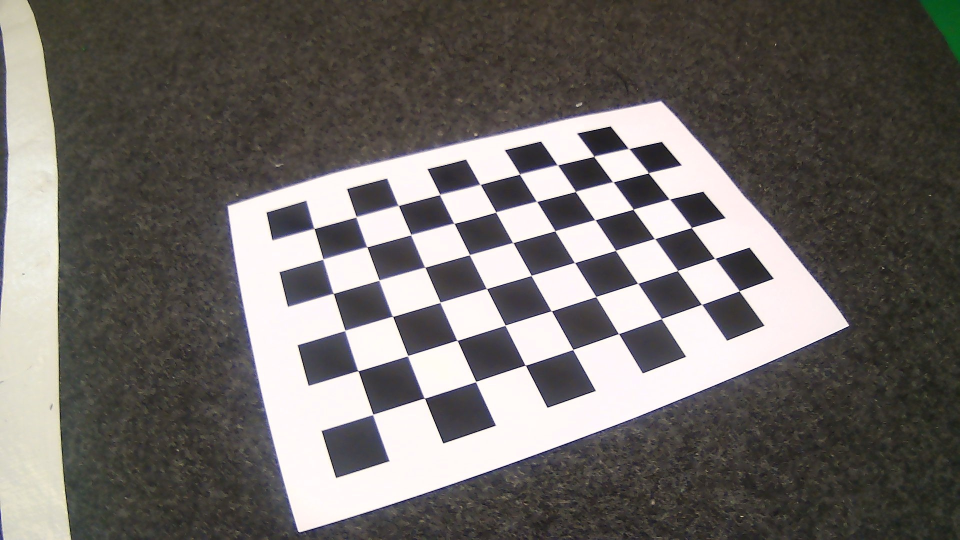
#> input picture images/WIN_20220427_18_40_12_Pro.jpg, 1920 x 1080 px, given in place of the camera (shown at 1/2 size)
$ python Maquina_Estados.py
#> lines starting #> are read from the running program, lines starting #| are printed output that depends on the picture; after the words box and inside, x2 and y2 are one past the last pixel; in counts of white or black regions, pixels touching at a corner belong together; long printed decimals are rounded
import cv2
import numpy as np
import math
import serial
import time
import datetime
#Configs Debug
CAMERA_ON=1
SERIAL_ON=1

#import matplotlib.pyplot as plt
#
#Teste de diferenca dos lados


###################MACROS##############

#Fun
def Get_Filtred_Image():
	ret,frame= cap.read()
	#cv2.imshow('frame3', frame)
	####1- Homografy
	h, status = cv2.findHomography(pts_src, pts_dst)
	im_dst = cv2.warpPerspective(frame, h, (frame.shape[1],frame.shape[0]))
	cv2.imshow('frame4', im_dst)
	#2- HSV2
	hsv = cv2.cvtColor(im_dst, cv2.COLOR_BGR2HSV)
	h,s,v= cv2.split(hsv)
	#cv2.imshow('frameh', h)
	#cv2.imshow('frames', s)
	#cv2.imshow('framev', v)
	#3- Filter (Remove noise)

	ret,thresh1 = cv2.threshold(v,220,255,cv2.THRESH_BINARY)
			#th3 = cv2.adaptiveThreshold(v,255,cv2.ADAPTIVE_THRESH_GAUSSIAN_C, cv2.THRESH_BINARY,21,50)


	thresh1=cv2.fillPoly(thresh1 ,[car_pts],(0))
	#cv2.imshow('Threshold',thresh1)
	opening = cv2.morphologyEx(thresh1, cv2.MORPH_OPEN, open_elem)
	cv2.imshow('frame2', opening)
	return opening ,im_dst


#MACROS RETANGULOS
Max_Rect_area=230
Min_Rect_area=130
MARGEM_RECT=5

# [51 lines left out: function Get_Rectangles_Points, not called in this run]

Max_Passadeira_area=450
Min_Passadeira_area=250
def Get_Rectangles_Points_Passadeira(contours,im_dst):
	Pontos_Final= np.empty((0, 2), int)
	Pontos_Passadeira= np.empty((0, 2), int)
	n=0
	n1=0
	for contour in contours:


		approx = cv2.approxPolyDP(contour, 0.035* cv2.arcLength(contour, True), True)
		#cv2.drawContours(im_dst, [approx], 0, (0, 255,0 ), 3)

		if len(approx) == 4 and cv2.arcLength(contour, True)>Min_Passadeira_area and  cv2.arcLength(contour, True)<Max_Passadeira_area:
			cv2.drawContours(im_dst, [approx], 0, (0, 0, 255), 3)
			# [7 lines of commented-out code are left out]
			x1=int((approx[0][0][0]+approx[1][0][0])/2)
			x2=int((approx[1][0][0]+approx[2][0][0])/2)
			x3=int((approx[2][0][0]+approx[3][0][0])/2)
			x4=int((approx[3][0][0]+approx[0][0][0])/2)
			y1=int((approx[0][0][1]+approx[1][0][1])/2)
			y2=int((approx[1][0][1]+approx[2][0][1])/2)
			y3=int((approx[2][0][1]+approx[3][0][1])/2)
			y4=int((approx[3][0][1]+approx[0][0][1])/2)

			l1=math.sqrt((int(x1)-int(x3))**2+(int(y1)-int(y3))**2)
			l2=math.sqrt((int(x2)-int(x4))**2+(int(y2)-int(y4))**2)
			d1=math.sqrt((approx[0][0][0]-approx[1][0][0])**2+(approx[0][0][1]-approx[1][0][1])**2)
			d2=math.sqrt((approx[1][0][0]-approx[2][0][0])**2+(approx[1][0][1]-approx[2][0][1])**2)
			d3=math.sqrt((approx[2][0][0]-approx[3][0][0])**2+(approx[2][0][1]-approx[3][0][1])**2)
			d4=math.sqrt((approx[3][0][0]-approx[0][0][0])**2+(approx[3][0][1]-approx[0][0][1])**2)

			#print("PASSADERIA",cv2.arcLength(contour, True))
			if( abs(d1-d3)<3+MARGEM_RECT and abs(d2-d4)<3+MARGEM_RECT):
				n1+=1
				cv2.drawContours(im_dst, [approx], 0, (255, 255, 0), 3)

				if(l2>l1):
					Pontos_Passadeira=np.append(Pontos_Passadeira,np.array([[(x2+x4)/2,(y2+y4)/2]]),axis=0)
					#Pontos_Final=np.append(Pontos_Final,np.array([[x4,y4]]),axis=0)
					#print(x2,y2,x4,y4)
					im_dst = cv2.circle(im_dst, (x2,y2), 7, (255,255,0), 3)
					im_dst = cv2.circle(im_dst, (x4,y4), 7, (255,255,0), 3)
				else:
					Pontos_Passadeira=np.append(Pontos_Passadeira,np.array([[(x1+x3)/2,(y1+y3)/2]]),axis=0)
					#Pontos_Final=np.append(Pontos_Final,np.array([[x3,y3]]),axis=0)
					#print(x1,y1,x3,y3)
					im_dst = cv2.circle(im_dst, (x1,y1), 7, (255,255,0), 3)
					im_dst = cv2.circle(im_dst, (x3,y3), 7, (255,255,0), 3)

		if len(approx) == 4 and cv2.arcLength(contour, True)>Min_Rect_area and  cv2.arcLength(contour, True)<Max_Rect_area:
			cv2.drawContours(im_dst, [approx], 0, (0, 0, 255), 3)

			# [7 lines of commented-out code are left out]
			x1=int((approx[0][0][0]+approx[1][0][0])/2)
			x2=int((approx[1][0][0]+approx[2][0][0])/2)
			x3=int((approx[2][0][0]+approx[3][0][0])/2)
			x4=int((approx[3][0][0]+approx[0][0][0])/2)
			y1=int((approx[0][0][1]+approx[1][0][1])/2)
			y2=int((approx[1][0][1]+approx[2][0][1])/2)
			y3=int((approx[2][0][1]+approx[3][0][1])/2)
			y4=int((approx[3][0][1]+approx[0][0][1])/2)

			l1=math.sqrt((int(x1)-int(x3))**2+(int(y1)-int(y3))**2)
			l2=math.sqrt((int(x2)-int(x4))**2+(int(y2)-int(y4))**2)
			d1=math.sqrt((approx[0][0][0]-approx[1][0][0])**2+(approx[0][0][1]-approx[1][0][1])**2)
			d2=math.sqrt((approx[1][0][0]-approx[2][0][0])**2+(approx[1][0][1]-approx[2][0][1])**2)
			d3=math.sqrt((approx[2][0][0]-approx[3][0][0])**2+(approx[2][0][1]-approx[3][0][1])**2)
			d4=math.sqrt((approx[3][0][0]-approx[0][0][0])**2+(approx[3][0][1]-approx[0][0][1])**2)


			if( abs(d1-d3)<MARGEM_RECT and abs(d2-d4)<MARGEM_RECT):
				#print("Rectangulo",cv2.arcLength(contour, True))
				n+=1
				cv2.drawContours(im_dst, [approx], 0, (255, 0, 0), 3)
				if(l2>l1):
					Pontos_Final=np.append(Pontos_Final,np.array([[x2,y2]]),axis=0)
					Pontos_Final=np.append(Pontos_Final,np.array([[x4,y4]]),axis=0)
					#print(x2,y2,x4,y4)
					im_dst = cv2.circle(im_dst, (x2,y2), 7, (255,255,0), 3)
					im_dst = cv2.circle(im_dst, (x4,y4), 7, (255,255,0), 3)
				else:
					Pontos_Final=np.append(Pontos_Final,np.array([[x1,y1]]),axis=0)
					Pontos_Final=np.append(Pontos_Final,np.array([[x3,y3]]),axis=0)
					#print(x1,y1,x3,y3)
					im_dst = cv2.circle(im_dst, (x1,y1), 7, (255,255,0), 3)
					im_dst = cv2.circle(im_dst, (x3,y3), 7, (255,255,0), 3)
	return Pontos_Final , n, Pontos_Passadeira ,n1,im_dst

# [56 lines left out: function Find_Lateral_Ref, not called in this run]

#MACROS
Y_to_find=500

def Find_closest_point(Pontos_Final,Xpoint,Ypoint):
	melhor_ponto=Pontos_Final[0]
	dst_ant=500
	n=0
	#print(Pontos_Final.shape[0])
	for i in range(Pontos_Final.shape[0]-1):
		pnt=Pontos_Final[i+1]
		dst=math.sqrt((pnt[0]-Xpoint)**2+(pnt[1]-Ypoint)**2)
		if(dst_ant>dst and pnt[1]>200 ):
			dst_ant=dst
			melhor_ponto=pnt
			n=i+1
		# [13 lines of commented-out code are left out]

	if(n%2==1):
		#print("Melhor1:",melhor_ponto, Pontos_Final[n-1])
		return melhor_ponto, Pontos_Final[n-1]
	else:
		#print("Melhor#########:",melhor_ponto, Pontos_Final[n+1])
		return melhor_ponto, Pontos_Final[n+1]

Kp=0.03
OFFSET=640  #640   #700
def Calc_direction(error):
	if(error-OFFSET>0):
		return ((error-OFFSET)*((error-OFFSET)/2))*Kp
	else:
		return (-((error-OFFSET)*((error-OFFSET)/2))*Kp)
	#return (error-640)*Kp

def Set_direction(Direcao):
	if(Direcao>100):
		Direcao=100
	if(Direcao<-100):
		Direcao=-100
	arduino.write(("D."+str(Direcao)+"\r").encode())
	return Direcao


def Set_state(state):
	arduino.write(("S."+str(state)+"\r").encode())

passadeira_h = cv2.imread('passadeira2.jpg')
THRESH_PASSADEIRA=30
# [17 lines left out: function Get_Passadeira, not called in this run]

def Get_Rect_Angulo(melhor_ponto,outro_ponto ):
	angulo_atual=0
	if(melhor_ponto[1]>outro_ponto[1]):
		angulo_atual=math.atan2(melhor_ponto[1]-outro_ponto[1],melhor_ponto[0]-outro_ponto[0])/np.pi*180
		#print(angulo_atual)
	else:
		angulo_atual=math.atan2(outro_ponto[1]-melhor_ponto[1],outro_ponto[0]-melhor_ponto[0])/np.pi*180
		#print(angulo_atual)
	return angulo_atual


def Get_cones(img_aux):
	cv2.imshow("", img_aux)
	mask= cv2.inRange(img_aux, (5,100,100), (25,255, 255))
	contours, hierarchy = cv2.findContours(mask, cv2.RETR_EXTERNAL, cv2.CHAIN_APPROX_SIMPLE)

	for i in contours:
		print(cv2.contourArea(i))
		if cv2.contourArea(i) > 10000:
			M=cv2.moments(i)
			cx = int(M['m10']/M['m00'])
			cx = int(M['m01']/M['m00'])
			print(cx,cy)
			return cx,cy
	return 0,0
#======= Init Camera
if(CAMERA_ON):
	cap= cv2.VideoCapture(-1)
	cap.set(cv2.CAP_PROP_FRAME_WIDTH,1280)
	cap.set(cv2.CAP_PROP_FRAME_HEIGHT,720)
else:
	cap = cv2.VideoCapture('recorded2.mp4')

width= int(cap.get(cv2.CAP_PROP_FRAME_WIDTH))
height= int(cap.get(cv2.CAP_PROP_FRAME_HEIGHT))
print(width,height)

cv2.namedWindow('frame')
#Variables Initialization:
#1- Homografy
camHeight =height
camWidth = width
pts_src = np.array([[0, 0], [camWidth, 0], [camWidth, camHeight], [0, camHeight]])
rs = int(camWidth*0.385)
pts_dst = np.array([[0, 0], [camWidth, 0], [camWidth-rs, camHeight], [rs, camHeight]])
h, status = cv2.findHomography(pts_src, pts_dst)
im_dst=np.zeros((camHeight,camWidth))
#2- HSV
#3- Filter
im_filtred=np.zeros((camHeight,camWidth))
open_elem = np.ones((3,3),np.uint8)
#3.1 Remove Car Shape
car_pts = np.array([[270,479],[270,445],[294,445],[364,445],[386,445],[387,479]], np.int32)
car_pts = car_pts.reshape((-1,1,2))
	#4- Find Rectangles
	#5- Draw Rectangles Line
	#6- Clean Rectangles
	#7- Find Side Lines
	#8- Validate side lines
# Init Serial
if(SERIAL_ON):
	arduino = serial.Serial('/dev/ttyACM0', 115200)#/dev/ttyACM0
	arduino.close()
	arduino.open()
	while(not arduino.isOpen()):
		print("Waiting")
	time.sleep(2)
	arduino.write("V.30".encode())


Direcao=0
Direcao_ant=0
Passadeira_Encontrada=False
Seta_Direita=False
Seta_Esquerda=False
Parque=True
while True:

	opening, im_dst=Get_Filtred_Image()
#> in Get_Filtred_Image, frame is the input picture: shape (1080, 1920, 3); mean B, G, R 103.9, 107.3, 111.4
#> in Get_Filtred_Image, `im_dst = cv2.warpPerspective(frame, h, (frame.shape[1],frame.shape[0]))`:
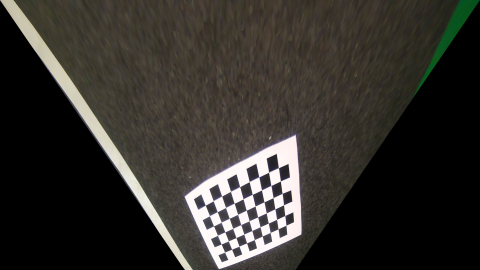
#> im_dst: shape (1080, 1920, 3) (shown at 1/4 size); mean B, G, R 44.1, 48.7, 51.4
#> in Get_Filtred_Image, `h,s,v= cv2.split(hsv)`:
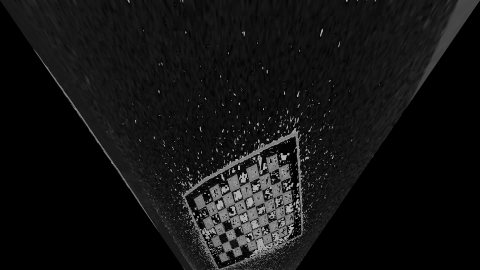
#> h: shape (1080, 1920) (shown at 1/4 size); min 0, max 178, mean 18.8
#> in Get_Filtred_Image, `h,s,v= cv2.split(hsv)`:
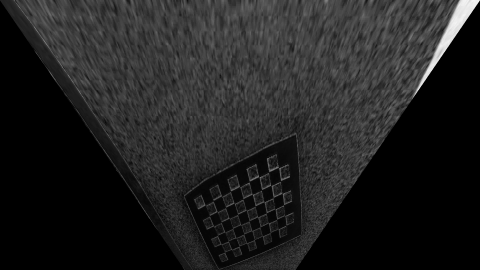
#> s: shape (1080, 1920) (shown at 1/4 size); min 0, max 255, mean 32.8
#> in Get_Filtred_Image, `h,s,v= cv2.split(hsv)`:
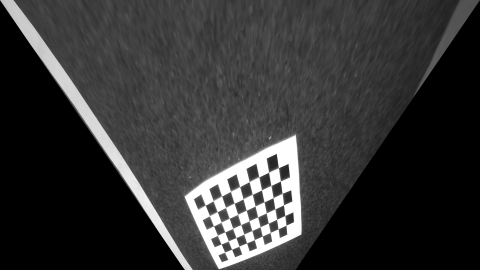
#> v: shape (1080, 1920) (shown at 1/4 size); min 0, max 255, mean 52.4
#> in Get_Filtred_Image, `ret,thresh1 = cv2.threshold(v,220,255,cv2.THRESH_BINARY)`:
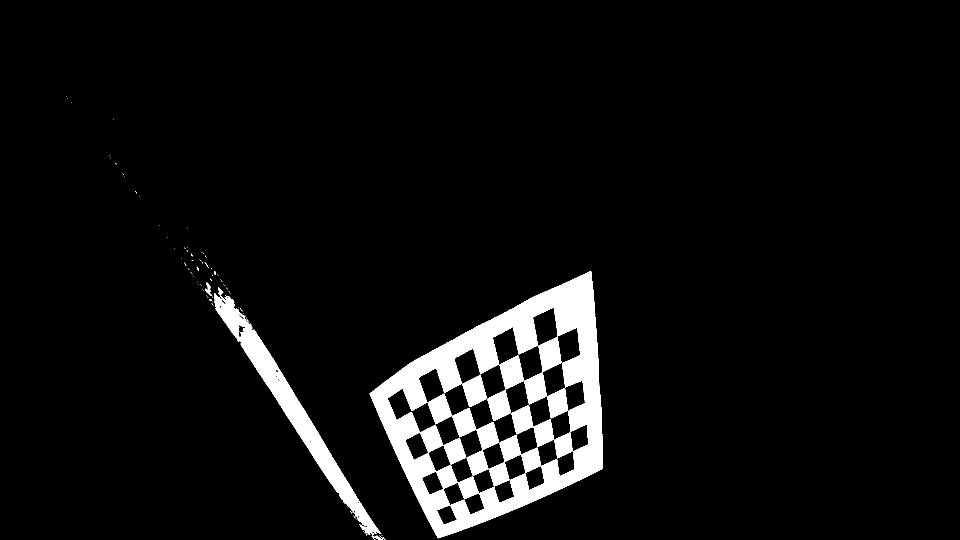
#> thresh1: shape (1080, 1920) (shown at 1/2 size); 5.7% white; 99 white regions (88 under 20 px), largest, box (x1, y1, x2, y2) and area: (739, 542, 1206, 1077) 84747, (428, 575, 763, 1070) 18571, (905, 816, 998, 900) 3287

	x,y = Get_cones(im_dst)
#> in Get_cones, `contours, hierarchy = cv2.findContours(mask, cv2.RETR_EXTERNAL, cv2.CH..`: contours = []
#> x = 0; y = 0
############### NORMAL ###########
	contours, hierarchy = cv2.findContours(opening, cv2.RETR_LIST, cv2.CHAIN_APPROX_SIMPLE)
#> contours = 54 contours, 25 with area under 20; largest, box (x1, y1, x2, y2) and area: (740, 543, 1206, 1076) 155676, (775, 614, 1178, 1050) 89380, (428, 587, 760, 1067) 17801, (1077, 675, 1123, 743) 2052, (999, 711, 1047, 778) 2038
	#2- Find Rectangles
	Pontos_Final , n, Pontos_Passadeira ,n1,im_dst = Get_Rectangles_Points_Passadeira(contours,im_dst)
#> the loop in Get_Rectangles_Points_Passadeira, `for contour in contours:  ` made 54 passes
#> (approx, x1, x2, x3, x4, y1, y2, y3) on passes 15 to 16: ([[945, 953], [916, 965], [928, 997], [956, 986]], 930, 922, 942, 950, 959, 981, 991), ([[901, 931], [873, 942], [886, 976], [914, 965]], 887, 879, 900, 907, 936, 959, 970)
#> after the loop in Get_Rectangles_Points_Passadeira, `for contour in contours:`:
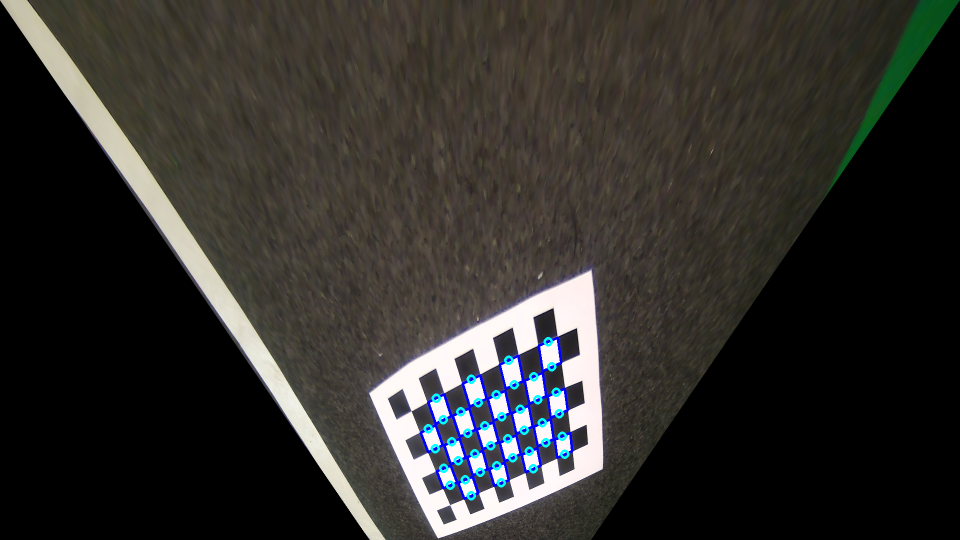
#> im_dst: shape (1080, 1920, 3) (shown at 1/2 size); 1.04% of pixels changed, all inside (x1, y1, x2, y2) = (839, 673, 1147, 1001)
#> after the loop in Get_Rectangles_Points_Passadeira, `for contour in contours:`: Pontos_Final = 40 pairs, first value 856 to 1129, second value 683 to 991; n = 20; n1 = 0
#> n = 20; Pontos_Passadeira = empty array; n1 = 0
	#Pontos_Final , n,im_dst = Get_Rectangles_Points(contours,im_dst)

	##### SE REFERENCIA #####
	if(n or n1):


		##### SE PASSADEIRA #####
		if(n1>4):
			#Set_state(0)
			Passadeira_Encontrada=True
			soma_x=0
			count=0
			for ponto in Pontos_Passadeira:
				soma_x+=ponto[0]
				count+=1
			soma_x/=count
			Direcao = Calc_direction(soma_x)
			tempo_passadeira = datetime.datetime.now()+ datetime.timedelta(seconds = 3)
		##### SE SAIR PASSADEIRA #####
		elif(Passadeira_Encontrada and Parque):
			Set_state(1)
			Direcao= Set_direction(40)
			if(datetime.datetime.now()>tempo_passadeira):
				Passadeira_Encontrada=False
				Parque = False
				OFFSET=540

		elif(n>0):
			melhor_ponto, outro_ponto = Find_closest_point(Pontos_Final,640,Y_to_find)
#> in Find_closest_point, `melhor_ponto=Pontos_Final[0]`: melhor_ponto = [930, 959]
#> the loop in Find_closest_point, `for i in range(Pontos_Final.shape[0]-1):` made 39 passes
#> (dst, dst_ant, melhor_ponto) on passes 10, 16, 26: (464.6, 464.6, [903, 883]), (417.3, 417.3, [856, 857]), (376.1, 376.1, [872, 796])
#> after the loop in Find_closest_point, `for i in range(Pontos_Final.shape[0]-1):`: dst_ant = 376.1; n = 26
#> melhor_ponto = [872, 796]; outro_ponto = [886, 839]

			angulo_atual = Get_Rect_Angulo(melhor_ponto, outro_ponto)
#> in Get_Rect_Angulo, `angulo_atual=math.atan2(outro_ponto[1]-melhor_ponto[1],outro_ponto[0]-..`: angulo_atual = 71.97
#> angulo_atual = 71.97
			im_dst = cv2.circle(im_dst, (int(melhor_ponto[0]),int(melhor_ponto[1])), 3, (255,0,255), 2)
#> im_dst: shape (1080, 1920, 3); under 0.01% of pixels changed, all inside (x1, y1, x2, y2) = (868, 792, 877, 801)
			print("ANGULO:",angulo_atual)
#| ANGULO: 71.966
			##### SAIR DO CRUZAMENTO PARA ESQUERDA ##### Tiver uma linha perpendicular
			if(angulo_atual<40):
				Direcao=-50#(angulo_atual-40)*3-25 #-70
				print("Angulo:",Direcao)

			##### SAIR DO CRUZAMENTO PARA DIREITA #####
			elif (angulo_atual>135):
				Direcao=50#(angulo_atual-140)*4+25 #50
				print("Angulo2:",Direcao)
		#elif(passadeira:=Get_Passadeira(opening)):
		#	print("Passadeira",passadeira)
		#	Direcao = 0

			##### SEGUIR LINHA #####
			else:
				#Set_state(2)
				Direcao = Calc_direction(melhor_ponto[0])
#> Direcao = 807.4


		Direcao=Direcao*0.2+Direcao_ant*0.8
#> Direcao = 161.5
		#
		#im_dst = cv2.circle(im_dst, (int(outro_ponto[0]),int(outro_ponto[1])), 3, (0,255,255), 2)

	##### SE NAO HOUVER REFERENCIA #####
	else:
		if(Direcao>0):
			Direcao+=10
		else:
			Direcao-=10
	Direcao= Set_direction(Direcao)
#> Direcao = 100
	print(Direcao)
#| 100
	Direcao_ant=Direcao
#> Direcao_ant = 100
	#print("Direção:",Direcao)


	im_dst = cv2.circle(im_dst, (int(640),int(Y_to_find)), 3, (0,0,0), 2)
#> im_dst: shape (1080, 1920, 3); mean B, G, R 44.8, 47.8, 49.5
	cv2.imshow('frame', im_dst)
	cv2.waitKey(20)


cap.release()
cv2.destroyAllWindows()
